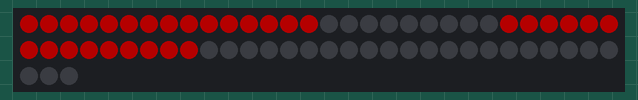
A sketch run on a simulated Arduino Uno, built with avr-gcc and run on an emulated ATmega328P. Shown: 63 RGB LEDs in strip order, left to right, continuing on the next row. Dim RGB values are drawn brighter than linear.

Above: at 1.1 s.
At 8.1 s:
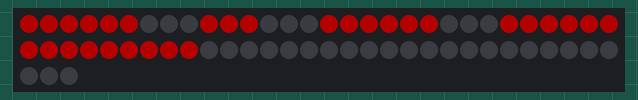
At 16.1 s:
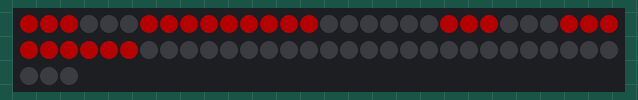
At 20.1 s:
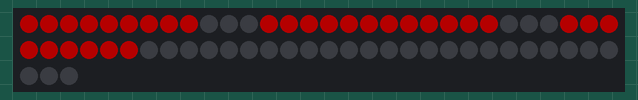
At 27.1 s:
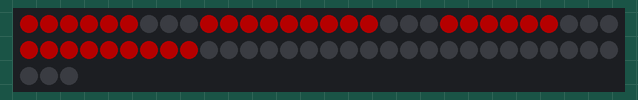
At 39.1 s:
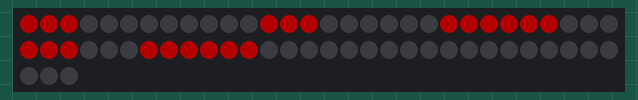

The sketch:

countdownSketch.ino
```cpp
#include <FastLED.h>

#define LED_TYPE WS2812
#define NUM_LEDS 63
#define DATA_PIN 8
#define MILLI_AMPS 2400
#define BRIGHTNESS 64

CRGB LEDs[NUM_LEDS];

// Settings //
unsigned long countdownDuration = 60000;
unsigned long startTime;
unsigned long currentTime;
unsigned long previousTime = 0; // Will store last time display was updated
CRGB countdownColor = CRGB::Green;

// Each row represents the different digits the display can make. Each column is the induvidual LED that makes up the digit.
const int digits [10][21] = {
  {0, 1, 2, 3, 4, 5, 6, 7, 8, 20, 19, 18, 17, 16, 15, 14, 13, 12},            // 0
  {0, 1, 2, 12, 13, 14},                                                      // 1
  {5, 4, 3, 2, 1, 0, 11, 10, 9, 20, 19, 18, 17, 16, 15},                      // 2
  {5, 4, 3, 2, 1, 0, 9, 10, 11, 12, 13, 14, 15, 16, 17},                      // 3
  {6, 7, 8, 9, 10, 11, 2, 1, 0, 12, 13, 14},                                  // 4
  {3, 4, 5, 6, 7, 8, 9, 10, 11, 12, 13, 14, 15, 16, 17},                      // 5
  {3, 4, 5, 6, 7, 8, 9, 10, 11, 12, 13, 14, 15, 16, 17, 18, 19, 20},          // 6
  {5, 4, 3, 2, 1, 0, 12, 13, 14},                                             // 7
  {0, 1, 2, 3, 4, 5, 6, 7, 8, 9, 10, 11, 12, 13, 14, 15, 16, 17, 18, 19, 20}, // 8
  {0, 1, 2, 3, 4, 5, 6, 7, 8, 9, 10, 11, 12, 13, 14}                          // 9
};

const int arrLen [] = {18, 6, 15, 15, 12, 15, 18, 9, 21, 15}; // Length of each digit array

void setup() {
  FastLED.addLeds<LED_TYPE, DATA_PIN, GRB>(LEDs, NUM_LEDS);
  FastLED.setDither(false);
  FastLED.setCorrection(TypicalLEDStrip);
  FastLED.setMaxPowerInVoltsAndMilliamps(5, MILLI_AMPS);
  FastLED.setBrightness(BRIGHTNESS);

  allBlank();
  startTime = millis();
}

void loop() {
  currentTime = millis(); // Store the current time

  if (currentTime - previousTime >= 1000) {
    previousTime = currentTime;
    updateCountdown();
    FastLED.show();
  }
}

void displayNumber(byte number, byte segment, CRGB color) {
  /*

      __ __ __        __ __ __        _5 _4 _3
    __        __    __        __    _6        _2
    __        __    __        __    _7        _1
    __        42    __        21    _8        _0
      __ __ __        __ __ __        _9 10 11
    __        __    __        __    20        12
    __        __    __        __    19        13
    __        __    __        __    18        14
      __ __ __        __ __ __        17 16 15

  */

  // segment from left to right: 2, 1, 0
  int startindex = 0;
  switch (segment) {
    case 0:
      startindex = 0;
      break;
    case 1:
      startindex = 21;
      break;
    case 2:
      startindex = 42;
      break;
  }

  for(int i = 0; i < arrLen[number]; i++) {
    int shiftedPosition = digits[number][i] + startindex;
    LEDs[shiftedPosition] = color;
  }
}

void allBlank() {
  for (int i = 0; i < NUM_LEDS; i++) {
    LEDs[i] = CRGB::Black;
  }
  FastLED.show();
}

void blink() {
  for (int i = 0; i <= 5; i++) {
  fill_solid(LEDs, NUM_LEDS, CRGB::Red);
  FastLED.show();
  delay(1000);
  allBlank();
  delay(500);
  }
}

void endCountdown() {
  allBlank();
  for (int i = 0; i < NUM_LEDS; i++) {
    if (i > 0)
      LEDs[i-1] = CRGB::Black;
      LEDs[i] = CRGB::Red;
      FastLED.show();
      delay(25);
  }
  blink();
}

void updateCountdown () {
  if (countdownDuration == 0)
    return;

  unsigned long elapsedTime = currentTime - startTime;
  unsigned long remainingTime = countdownDuration - elapsedTime;

  unsigned long hours = ((remainingTime / 1000) / 60) / 60;
  unsigned long minutes = ((remainingTime / 1000) / 60);
  unsigned long seconds = remainingTime / 1000;
  int remMinutes = minutes - (hours * 60);
  int remSeconds = seconds - (minutes * 60);

  int h1 = hours / 10;
  int h2 = hours % 10;
  int m1 = remMinutes / 10;
  int m2 = remMinutes % 10;
  int s1 = remSeconds / 10;
  int s2 = remSeconds % 10;

  if (remainingTime <= 60000) {
    countdownColor = CRGB::Red;
  }

  allBlank();

  if (hours > 0) {
    // hh:mm
    displayNumber(h2,2,countdownColor);
    displayNumber(m1,1,countdownColor);
    displayNumber(m2,0,countdownColor);
  } else if (minutes > 0) {
    // mm:ss
    displayNumber(m2,2,CRGB::Blue);
    displayNumber(s1,1,countdownColor);
    displayNumber(s2,0,countdownColor);
  } else {
    // x:ss
    displayNumber(s1,1,countdownColor);
    displayNumber(s2,0,countdownColor);
  }

  if (hours <= 0 && remMinutes <= 0 && remSeconds <= 0) {
    endCountdown();
    countdownDuration = 0;
    return;
  }
}
```

Measured:
- what the display in image 1 shows lasts 1.0 s, from 8.0 s to 9.0 s
